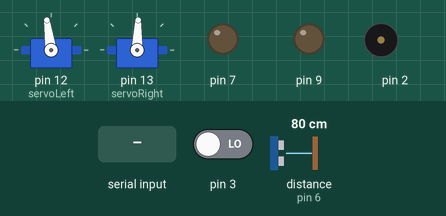
This sketch was run on a simulated Arduino Uno, built with avr-gcc and run on an emulated ATmega328P. Shown: 2 × servo, output pins drawn as LEDs (lit = HIGH), buzzer (waves = sounding). Wiring (inferred from the names in the program): ultrasonic range finder: trigger pin 8; echo pin 6. Inputs (shaded band) come from the test bench; at power-on: distance to the obstacle (sensor on pin 6) 80 cm, pin 3 LOW. The echo pulse lasts 58.3 µs per cm; pins used as bus, display or sensor lines are not drawn; what the sketch prints to the serial monitor is not drawn.

Above: at 1.2 s.
1.3 s: distance to the obstacle (sensor on pin 6) set to 2 cm
At 3.2 s:
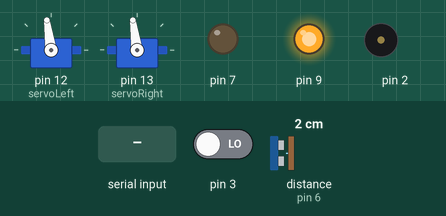
4.3 s: distance to the obstacle (sensor on pin 6) set to 9 cm
6.9 s: distance to the obstacle (sensor on pin 6) set to 11 cm
At 9.4 s:
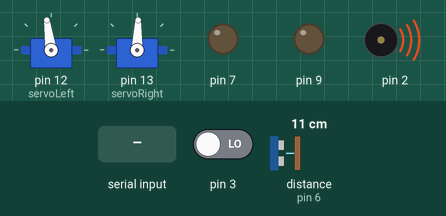
9.9 s: pin 3 driven HIGH
At 12.0 s:
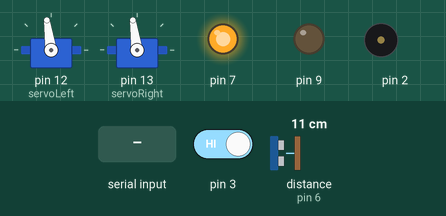
12.9 s: pin 3 driven LOW
At 15.8 s:
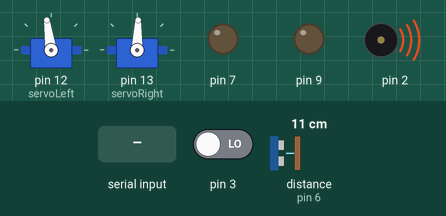
15.9 s: "1" received over the second serial link
Timing chart, 0 to 18.9 s (numbered marks = the images above; inputs shaded):
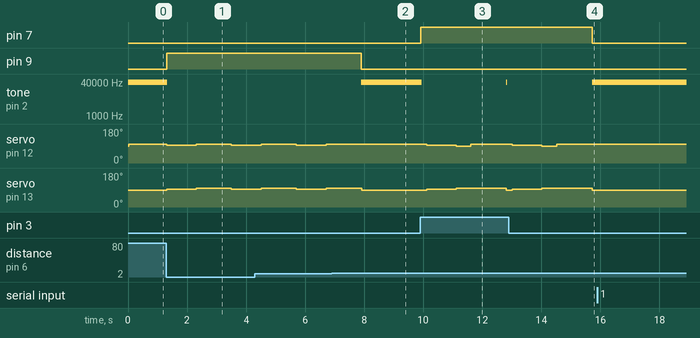

Measured:
- the behaviour switches between 10 and 11 cm on distance to the obstacle (sensor on pin 6) (found by bisection; images 1 and 2)
- after the input at 1.3 s, pin 9: LOW → HIGH at once; tone on pin 2: stops changing and stays silent; servo on pin 12 (servoLeft): 98° → 93° at once, → 98° 1.0 s later, → 93° 1.2 s later; servo on pin 13 (servoRight): 88° → 93° at once, → 98° 1.0 s later, → 93° 1.2 s later
- after the input at 6.9 s, pin 9: HIGH → LOW after 1.0 s; tone on pin 2: silent → 38000 Hz after 1.0 s; servo on pin 12 (servoLeft): stays 98° (without the input it goes to 93° after 1.0 s)
- after the input at 9.9 s, pin 7: LOW → HIGH at once; tone on pin 2: 38000 Hz → silent after 0.02 s instead of 3.0 s; servo on pin 12 (servoLeft): 98° → 93° after 0.21 s, → 88° 1.0 s later, → 98° 0.50 s later; servo on pin 13 (servoRight): 88° → 93° after 0.21 s, → 98° 1.0 s later, → 88° 1.7 s later
- after the input at 12.9 s, pin 7: HIGH → LOW after 2.8 s
- by itself, tone on pin 2: alternates 38000 Hz for 0.01 s and silent for 0.01 s

The sketch:

miniproject_push.ino
```cpp
#include <SoftwareSerial.h>
SoftwareSerial bt(5, 4);
#include <Servo.h>
Servo servoLeft;
Servo servoRight;

char message; // 블루투스 수신 변수

int trig = 8;
int echo = 6; // 초음파 센서 핀 번호

float Length, distance; // 초음파 센서로 측정한 값

int self = 0; // self가 1일 때 수동 조종으로 변환

void setup()
{
  pinMode(3, INPUT); pinMode(2, OUTPUT); // 오른쪽 적외선 송수신기
  pinMode(7, OUTPUT); pinMode(9, OUTPUT); // 각각 적외선 송수신기, 초음파 센서 체크용 LED

  servoLeft.attach(12);
  servoRight.attach(13); // 서보모터 실행

  Serial.begin(9600); // 시리얼 연결
  bt.begin(9600); // 블루투스 연결

  pinMode(trig, OUTPUT);
  pinMode(echo, INPUT); // 초음파 센서 설정
}

void loop()
{
  if (self == 0) {

    digitalWrite(trig, LOW);
    digitalWrite(echo, LOW);
    delayMicroseconds(2);
    digitalWrite(trig, HIGH);
    delayMicroseconds(10);
    digitalWrite(trig, LOW); //초음파 센서 작동

    Length = pulseIn(echo, HIGH);
    distance = Length / 29.0 / 2.0; // cm 단위로 측정

    if (distance > 10)
    {
      main_loop();
    } else if (distance < 10) { // 10cm 전방 장애물 감지
      digitalWrite(9, HIGH); // LED 켬
      maneuver(0, 0, 1000); // 회전하기 전에 멈춤
      maneuver(50, -50, 1200); // 일정량 회전
      digitalWrite(9, LOW); // LED 끔
    }
  }
  if (bt.available() > 0) { // 블루투스 연결 확인용 코드
    message = bt.read(); // 블루투스에서 보낸 값 선언

    Serial.println(message);
    switch (message) {
      case 0: self = 1;
        self_maneuver(0, 0); break;
        break; // 직접 조종하기 on
      case 1: self = 0; break; // 직접 조종하기 off
      case 2: self_maneuver(50, 50); break; // 전진 on
      case 3: self_maneuver(-30, 30); break; // 좌회전 on
      case 4: self_maneuver(30, -30); break; // 우회전 on
      case 5: self_maneuver(-50, -50); break; // 후진 on
      case 6: self_maneuver(0, 0); break; // 일시정지 on
    }
  }

}

int irDetect(int irLedPin, int irReceiverPin, long frequency) {
  tone(irLedPin, frequency, 8);
  delay(1);
  int ir = digitalRead(irReceiverPin);
  delay(1);
  return ir;
} // 감지 여부 출력

void maneuver(int speedLeft, int speedRight, int msTime)
{
  servoLeft.writeMicroseconds(1500 + speedLeft);
  servoRight.writeMicroseconds(1500 - speedRight);
  if (msTime == -1) {
    servoLeft.detach();
    servoRight.detach();
  }
  delay(msTime);
} // 서보모터 움직임

void self_maneuver(int speedLeft, int speedRight)
{
  servoLeft.writeMicroseconds(1500 + speedLeft);
  servoRight.writeMicroseconds(1500 - speedRight);
} // 서보모터 수동 움직임

void main_loop()
{
  int irRight = irDetect(2, 3, 38000); // 오른쪽 감지 여부 선언

  digitalWrite(7, irRight); // 위와 동일

  if (irRight == 0) { // 둘 다 감지 X
    maneuver(50, 50, 10);
  } else { // 둘 다 감지
    maneuver(50, 50, 200); // 우선 앞으로 조금 전진
    maneuver(0, 0, 1000); // 뒤로 가기 전에 잠깐 멈춤
    maneuver(-50, -50, 500); // 뒤로 충분히 후진
    maneuver(50, -50, 1200); // 여유롭게 시계방향으로 135도 회전
  }
}
```
